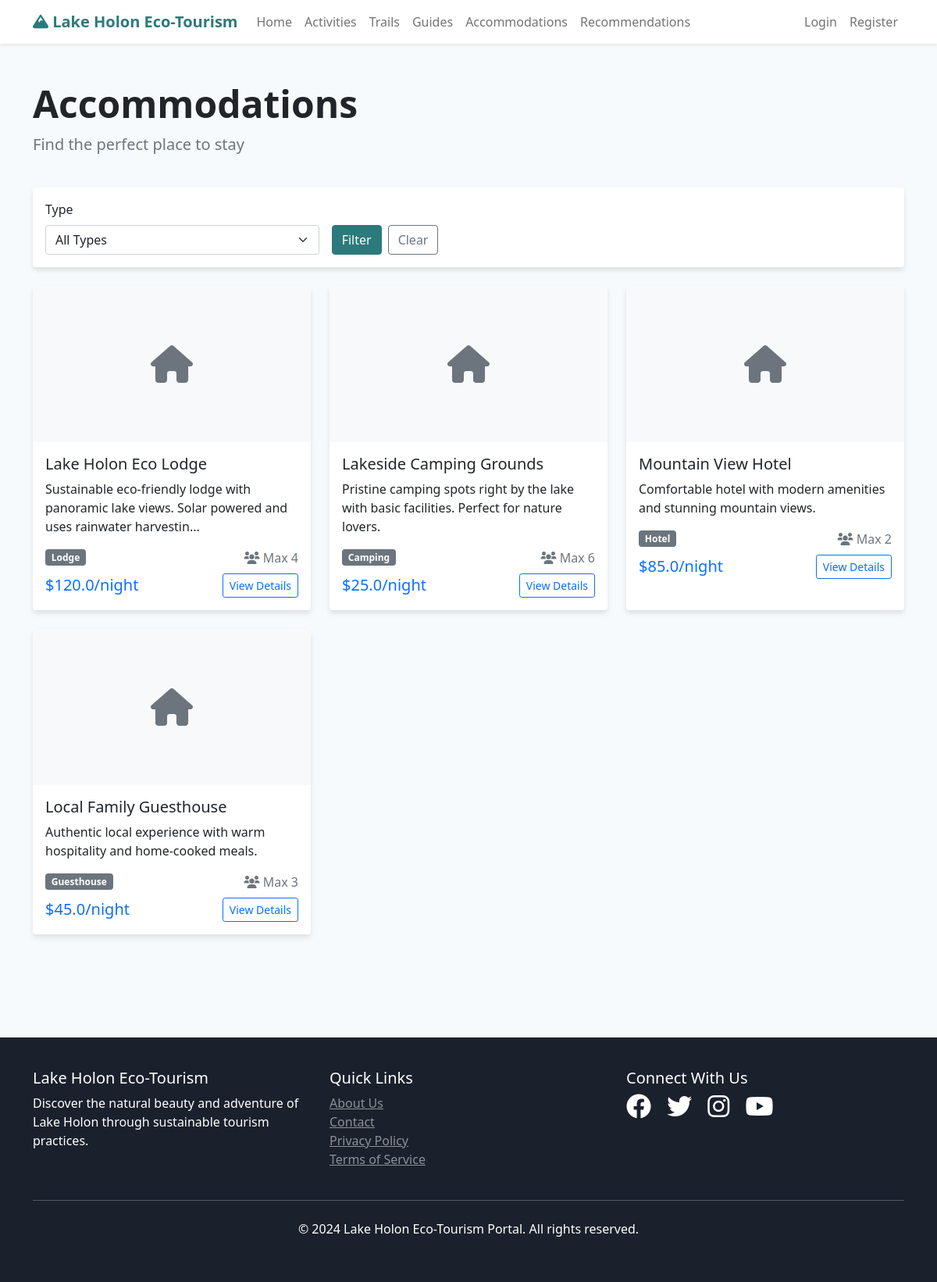
The app's page /accommodations with its own data.
### app/models.py (models this page shows, shortened)
class Accommodation(db.Model):
    id = db.Column(db.Integer, primary_key=True)
    name = db.Column(db.String(100), nullable=False)
    description = db.Column(db.Text, nullable=False)
    type = db.Column(db.String(50), nullable=False)  # hotel, camping, lodge, etc.
    location = db.Column(db.String(200), nullable=False)
    price_per_night = db.Column(db.Float, nullable=False)
    max_occupancy = db.Column(db.Integer, nullable=False)
    amenities = db.Column(db.Text)  # JSON string of amenities
    image_url = db.Column(db.String(200))
    is_available = db.Column(db.Boolean, default=True)
    created_at = db.Column(db.DateTime, default=datetime.utcnow)

### app/main/routes.py (the view)
@bp.route('/accommodations')
def accommodations():
    page = request.args.get('page', 1, type=int)
    accommodation_type = request.args.get('type', '')
    query = Accommodation.query.filter_by(is_available=True)
    if accommodation_type:
        query = query.filter_by(type=accommodation_type)
    accommodations = query.paginate(
        page=page, per_page=9, error_out=False
    )
    types = ['hotel', 'camping', 'lodge', 'guesthouse']
    return render_template('main/accommodations.html',
                         accommodations=accommodations,
                         types=types,
                         current_type=accommodation_type)

### app/templates/main/accommodations.html (shortened to what this page needs)
{% extends "base.html" %}
{% block content %}
<div class="container py-5">
    <div class="row mb-4">
        <div class="col-12">
            <h1 class="display-5 fw-bold">Accommodations</h1>
            <p class="lead text-muted">Find the perfect place to stay</p>
        </div>
    </div>
    <div class="row mb-4">
        <div class="col-12">
            <div class="card">
                <div class="card-body">
                    <form method="GET" class="row g-3">
                        <div class="col-md-4">
                            <label class="form-label">Type</label>
                            <select name="type" class="form-select">
                                <option value="">All Types</option>
                            </select>
                        </div>
                        <div class="col-md-4 d-flex align-items-end">
                            <button type="submit" class="btn btn-primary">Filter</button>
                            <a href="{{ url_for('main.accommodations') }}" class="btn btn-outline-secondary ms-2">Clear</a>
                        </div>
                    </form>
                </div>
            </div>
        </div>
    </div>
    <div class="row">
        {% for accommodation in accommodations.items %}
        <div class="col-lg-4 col-md-6 mb-4">
            <div class="card h-100">
                {% if accommodation.image_url %}
                <img src="{{ accommodation.image_url }}" class="card-img-top" alt="{{ accommodation.name }}" style="height: 200px; object-fit: cover;">
                {% else %}
                <div class="card-img-top bg-light d-flex align-items-center justify-content-center" style="height: 200px;">
                    <i class="fas fa-home fa-3x text-muted"></i>
                </div>
                {% endif %}
                <div class="card-body">
                    <h5 class="card-title">{{ accommodation.name }}</h5>
                    <p class="card-text">{{ accommodation.description[:100] }}{% if accommodation.description|length > 100 %}...{% endif %}</p>
                    <div class="d-flex justify-content-between align-items-center mb-2">
                        <span class="badge bg-secondary">{{ accommodation.type.title() }}</span>
                        <span class="text-muted"><i class="fas fa-users"></i> Max {{ accommodation.max_occupancy }}</span>
                    </div>
                    <div class="d-flex justify-content-between align-items-center">
                        <span class="h5 text-primary mb-0">${{ accommodation.price_per_night }}/night</span>
                        <a href="{{ url_for('main.accommodation_detail', id=accommodation.id) }}" class="btn btn-outline-primary btn-sm">View Details</a>
                    </div>
                </div>
            </div>
        </div>
        {% endfor %}
    </div>
</div>
{% endblock %}

### app/templates/base.html (style rules this page uses)
:root { --primary-color: #2c7a7b; --secondary-color: #38b2ac; --accent-color: #81e6d9; --dark-color: #1a202c; --light-color: #f7fafc; }
body { font-family: 'Segoe UI', Tahoma, Geneva, Verdana, sans-serif; background-color: var(--light-color); }
.btn-primary { background-color: var(--primary-color); border-color: var(--primary-color); }
.card { border: none; box-shadow: 0 4px 6px rgba(0, 0, 0, 0.1); transition: transform 0.3s ease, box-shadow 0.3s ease; }

### records on screen
Accommodation: name "Lake Holon Eco Lodge", description "Sustainable eco-friendly lodge with panoramic lake views. Solar powered and uses rainwater harvestin", type "Lodge", max_occupancy "4", price_per_night "120.0"
Accommodation: name "Lakeside Camping Grounds", description "Pristine camping spots right by the lake with basic facilities. Perfect for nature lovers.", type "Camping", max_occupancy "6", price_per_night "25.0"
Accommodation: name "Mountain View Hotel", description "Comfortable hotel with modern amenities and stunning mountain views.", type "Hotel", max_occupancy "2", price_per_night "85.0"
Accommodation: name "Local Family Guesthouse", description "Authentic local experience with warm hospitality and home-cooked meals.", type "Guesthouse", max_occupancy "3", price_per_night "45.0"
